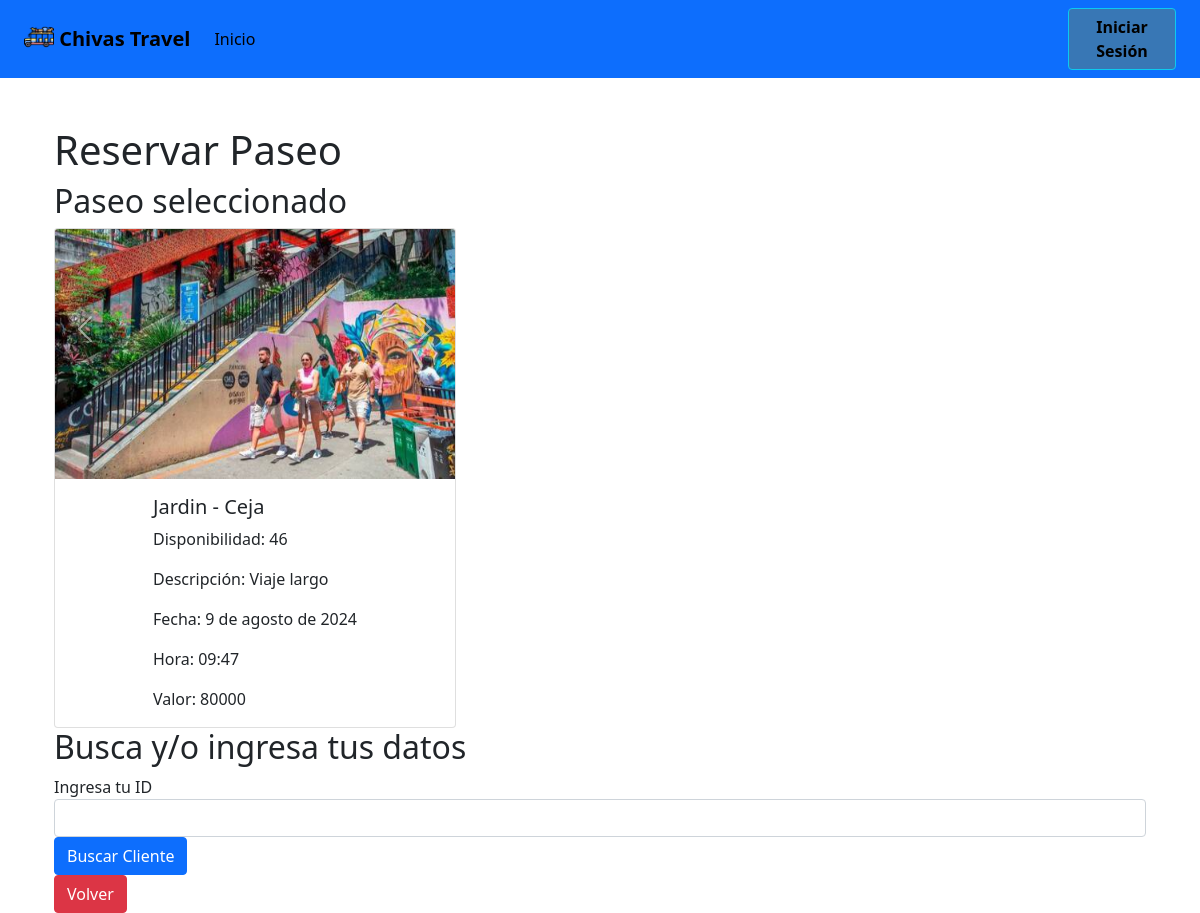
Page /paseos/reservarPaseo/1/ on the committed database.
### paseos/models.py (models this page shows)
class Paseo(models.Model):
    imagen = models.CharField(max_length=500000, default='default_value')
    origen = models.CharField(max_length=100)
    destino = models.CharField(max_length=100)
    descripcion = models.CharField(max_length=300)
    fecha = models.DateField()
    hora = models.TimeField()
    chiva = models.ForeignKey(Chiva, on_delete=models.CASCADE)
    esquemaCobro = models.ForeignKey(EsquemaCobro, on_delete=models.CASCADE)
    disponibilidad = models.IntegerField()

class EsquemaCobro(models.Model):
    tipo = models.CharField(max_length=100)
    valor = models.IntegerField(default=0)
    puntoEquilibrio = models.IntegerField()
    valorAumento = models.IntegerField()
    fechaAumento = models.DateField()
    descuento = models.IntegerField()

### paseos/views.py (the view, shortened to what this page needs)
# urls.py: path('reservarPaseo/<int:paseo_id>/', views.reservarPaseo, name='reservarPaseo'),
def reservarPaseo(request, paseo_id):
    paseo = get_object_or_404(Paseo, id=paseo_id)
    error_message = None
    cliente = None
    error_cliente = None
    error_cuenta_bancaria = None
    error_reserva = None
    if request.method == 'POST' and 'buscar_cliente' in request.POST:
        cliente_id = request.POST.get('cliente_id')
        if cliente_id and cliente_id != 'None':
            try:
                cliente = Cliente.objects.get(id=cliente_id)
                cliente_form = ClienteForm(instance=cliente)
                cuenta_bancaria_form = CuentaBancariaForm(instance=cliente.cuentaBancaria)
            except Cliente.DoesNotExist:
                cliente_form = ClienteForm()
                cuenta_bancaria_form = CuentaBancariaForm()
        else:
            cliente_form = ClienteForm()
            cuenta_bancaria_form = CuentaBancariaForm()
        reserva_form = ReservaForm()
    else:
        cliente_form = None
        cuenta_bancaria_form = None
        reserva_form = None
    paquetes = Paquete.objects.all()  # Obtener todos los paquetes disponibles
    return render(request, 'reservarPaseo.html', {
        'paseo': paseo,
        'cliente_form': cliente_form,
        'cuenta_bancaria_form': cuenta_bancaria_form,
        'reserva_form': reserva_form,
        'error_message': error_message,
        'error_cliente': error_cliente,
        'error_cuenta_bancaria': error_cuenta_bancaria,
        'error_reserva': error_reserva,
        'paquetes': paquetes
    })

### paseos/templates/reservarPaseo.html (shortened to what this page needs)
<!DOCTYPE html>
<html lang="en">
<head>
    {% load static %}
    <link rel="stylesheet" href="{% static '/styles.css' %}">
    <link href="{% static '/stylesApp.css' %}" rel="stylesheet">
</head>
<body>
    {% include 'navbarCliente.html' %}
    <div class="container mt-5">
        <h1>Reservar Paseo</h1>
        <h2>Paseo seleccionado</h2>
        <div class="card" style="max-width: 402px; max-height: 515px; transform: none;">
            <div id="{{ paseo.id }}" class="card-img-top">
                <div id="carousel{{ paseo.id }}" class="carousel slide" style="display: none;">
                    <div class="carousel-inner" id="inner{{ paseo.id }}">
                    </div>
                    <button id="button1{{ paseo.id }}" class="carousel-control-prev" type="button" data-bs-target="#carousel{{ paseo.id }}" data-bs-slide="prev">
                      <span class="carousel-control-prev-icon" aria-hidden="true"></span>
                    </button>
                    <button id="button2{{ paseo.id }}" class="carousel-control-next" type="button" data-bs-target="#carousel{{ paseo.id }}" data-bs-slide="next">
                      <span class="carousel-control-next-icon" aria-hidden="true"></span>
                    </button>
                </div>
            </div>
            <div class="card-body">
                <h5 class="card-title">{{ paseo.origen }} - {{ paseo.destino }}</h5>
                <p class="card-text">Disponibilidad: {{ paseo.disponibilidad }}</p>
                <p class="card-text">Descripción: {{ paseo.descripcion }}</p>
                <p class="card-text">Fecha: {{ paseo.fecha }}</p>
                <p class="card-text">Hora: {{ paseo.hora }}</p>
                <p class="card-text">Valor: {{ paseo.esquemaCobro.valor }}</p>
                <hr><hr>
            </div>
        </div>
        <h2>Busca y/o ingresa tus datos</h2>
        <form method="POST" id="buscarClienteForm">
            <div class="form-group">
                <label for="cliente_id">Ingresa tu ID</label>
                <input type="text" name="cliente_id" id="cliente_id" class="form-control" value="{{ request.POST.cliente_id }}">
            </div>
            <button type="submit" name="buscar_cliente" class="btn btn-primary">Buscar Cliente</button>
        </form>
        <a href="{% url 'crearReserva'%}" class="btn btn-danger">Volver</a>
    </div>
</body>
</html>

### static/stylesApp.css (style rules this page uses)
.card { position: relative; width: 500px; height: 500px; background-color: #f2f2f2; border-radius: 10px; display: flex; align-items: center; justify-content: center; overflow: hidden; perspective: 1000px; box-shadow: 0 0 0 5px #ffffff80; transition: all 0.6s cubic-bezier(0.175, 0.885, 0.32, 1.275); }
body, html { height: 100%; margin: 0; }
.form-label, .form-control { text-align: center; }

### rows in the picture
Paseo: origen "Jardin", destino "Ceja", disponibilidad "46", descripcion "Viaje largo", fecha "9 de agosto de 2024", hora "09:47", esquemaCobro.valor "80000"
